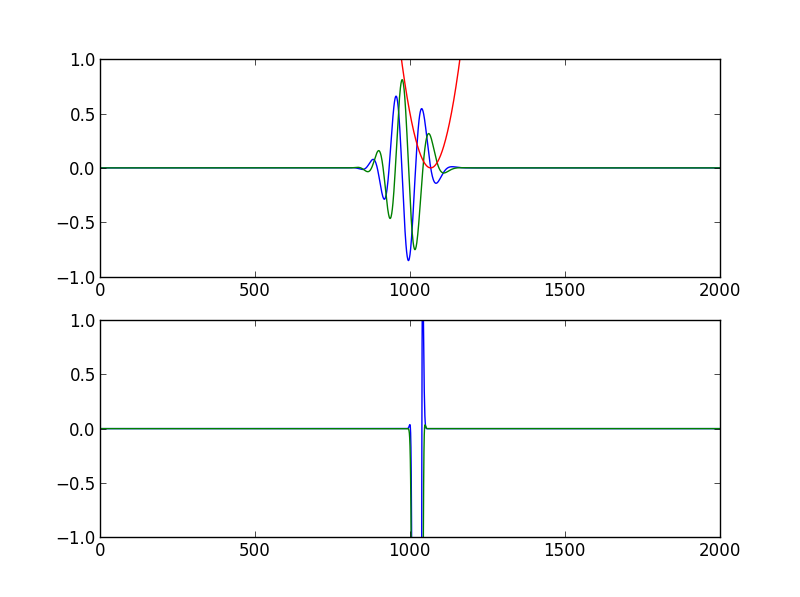

Here is the Python script that generated this plot:
import matplotlib.mlab as mlab
import numpy.fft as npfft
from Tkinter import *
import matplotlib.pyplot as plt

def V(x):
    return 0.5 * (x-1.0)**2
    
def frame(psi, numberOfGridPoints, L, dt, ax1, ax2):
    for i in range(numberOfGridPoints):
        
        x = i*dx - L/2.0
        
        psi[i] = exp(-1j * V(x)*dt/2)*psi[i]
        
    # FFT
    psi2 = npfft.ifftshift(npfft.fft(npfft.fftshift(psi)))
    
    for i in range(numberOfGridPoints):
        
        k = i*2*pi/L - 2 * pi * numberOfGridPoints / (2 * L)
        
        psi2[i] = exp(-1j * 0.5*(k**2)*dt)*psi2[i]
        
    # iFFt
    psi = npfft.ifftshift(npfft.ifft(npfft.fftshift(psi2)))
    
    for i in range(numberOfGridPoints):
        
        x = i*dx - L/2.0
        
        psi[i] = exp(-1j * V(x)*dt/2)*psi[i]
    
    ax1.cla()
    ax1.plot([z.real for z in psi])
    ax1.plot([z.imag for z in psi])
    # Potential
    ax1.plot([V(j*dx - L/2.0) for j in range(numberOfGridPoints)])
    ax2.cla()
    ax2.plot([z.real for z in psi2])
    ax2.plot([z.imag for z in psi2])
    plt.ylim([-1,1])
    plt.gcf().canvas.draw()
    
    screen.after(16, frame, psi, numberOfGridPoints, L, dt, ax1, ax2)
    
screen = Tk()

f, (ax1, ax2) = plt.subplots(2, sharex=True, sharey=True)

numberOfGridPoints = 2001
L = 30
psi = []
dx = L*1.0/(numberOfGridPoints-1)
dt = 0.01

# Gaussian distribution for initial condition
for i in range(numberOfGridPoints):
    psi += [sqrt(mlab.normpdf(i*dx - L/2.0, -4, 1))]
    
screen.after(1, frame, psi, numberOfGridPoints, L, dt, ax1, ax2)

#canv.update()

screen.mainloop()
